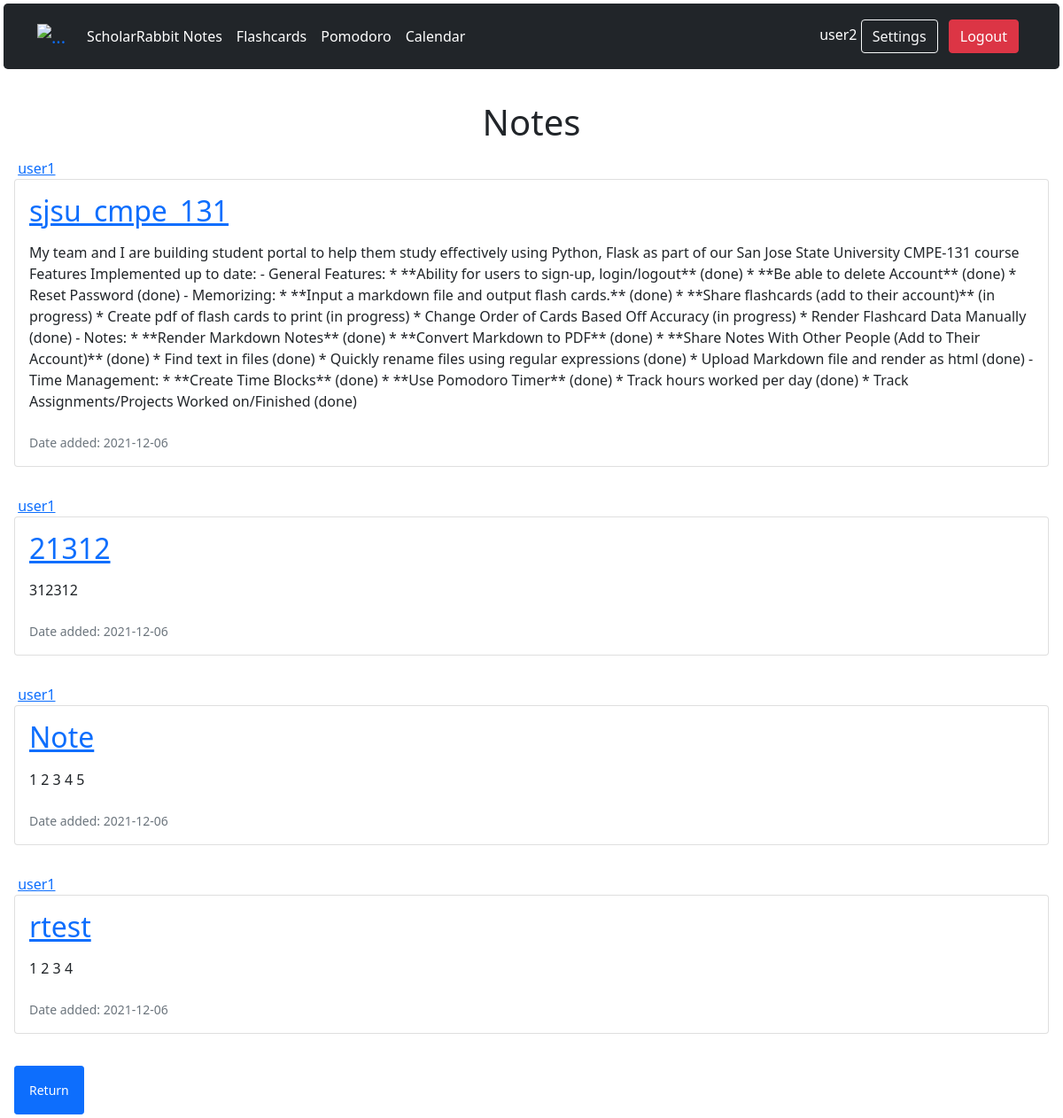
Page /search (signed in) on the committed database.
### projectdir/models.py (models this page shows, shortened)
class User(database.Model, UserMixin):
    id = database.Column(database.Integer, primary_key=True)
    username = database.Column(database.String(20), unique=True, nullable=False)
    email = database.Column(database.String(120), unique=True, nullable=False)
    image_file = database.Column(database.String(20), nullable=False, default='default.jpg')
    password = database.Column(database.String(60), nullable=False)
    data_created = database.Column(database.DateTime, default=datetime.utcnow())
    notes = database.relationship('Note', backref='author', lazy=True)
    flashcards = database.relationship('Flashcard', backref='author', lazy=True)
    events = database.relationship('Events', backref='author', lazy=True)

class Note(database.Model):
    id = database.Column(database.Integer, primary_key=True)
    title = database.Column(database.String(64), nullable=False)
    date = database.Column(database.DateTime, nullable=False, default=datetime.utcnow)
    content = database.Column(database.String, nullable=False)
    user_id = database.Column(database.Integer, database.ForeignKey('user.id'), nullable=False)

### projectdir/routes.py (the view)
@app.route('/search')
@login_required
def n_search():
    q = request.args.get('q')
    if q:
        notes = Note.query.filter(Note.title.contains(q) | Note.content.contains(q))
    else:
        notes = Note.query.all()
    return render_template('notes/searched_notes.html', notes=notes, title='Notes')

### projectdir/models.py (called while the page is built)
@login_manager.user_loader
def load_user(user_id):
    return User.query.get(user_id)

### projectdir/templates/notes/searched_notes.html (shortened to what this page needs)
{% extends "layouts.html" %}
{% block content %}
    <h1 align="center"> Notes </h1>
    {% for note in notes %}
        <article class="media content-section m-3 pb-lg-3">
            <a class="mr-2" href="#">{{ note.author.username }}</a>
            <li class="card p-3">
                <div class="card-title">
                    <h2><a class="article-title card-title"
                           href="{{ url_for('note', note_id=note.id) }}">{{ note.title }}</a></h2>
                    <p class="article-content mt-3">{{ note.content }}</p>
                </div>
                <small class="text-muted">Date added: {{ note.date.strftime('%Y-%m-%d') }}</small>
            </li>
        </article>
    {% endfor %}
    <a class="btn btn-primary btn-sm mt-1 mb-1 m-3 p-3" href="{{ url_for('notes') }}"> Return </a>
{% endblock content %}

### projectdir/templates/layouts.html (shortened to what this page needs)
<!DOCTYPE html>
<html lang="en">
<head>
    <link href="https://cdn.jsdelivr.net/npm/bootstrap@5.1.1/dist/css/bootstrap.min.css" rel="stylesheet"
>
    <link rel="stylesheet" href="{{ url_for('static',filename='css/main.css') }}">
    <link rel="stylesheet" href="{{ url_for('static',filename='js/main.js') }}">
</head>
<body>
<header class="m-1 p-3 bg-dark text-white rounded-3">
    <div class="container">
        <div class="d-flex flex-wrap align-items-center justify-content-center justify-content-lg-start">
            <a class="navbar-brand">
                <img src="https://placeholder.pics/svg/150x50/888888/EEE/Logo" alt="..." height="36">
            </a>
            {% if current_user.is_authenticated %}
                <ul class="nav col-12 col-lg-auto me-lg-auto mb-2 justify-content-center mb-md-0">
                    <li><a href="{{ url_for('notes') }}" class="nav-link px-2 text-white">ScholarRabbit Notes</a></li>
                    <li><a href="{{ url_for('flashcards') }}" class="nav-link px-2 text-white">Flashcards</a></li>
                    <li><a href="{{ url_for('time') }}" class="nav-link px-2 text-white">Pomodoro</a></li>
                    <li><a href="{{ url_for('calendar') }}" class="nav-link px-2 text-white">Calendar</a></li>
                </ul>
            {% else %}
                <ul class="nav col-12 col-lg-auto me-lg-auto mb-2 justify-content-center mb-md-0">
                    <li><a href="{{ url_for('homepage') }}" class="nav-link px-2 text-white">ScholarRabbit</a></li>
                </ul>
            {% endif %}
            <div class="text-end">
                {% if current_user.is_authenticated %}
                    <a>{{ current_user.username }}</a>
                    <a href="{{ url_for('account') }}" style="text-decoration: none">
                        <button type="button" class="btn btn-outline-light me-2">Settings</button>
                    </a>
                    <a href="{{ url_for('logout') }}" style="text-decoration: none">
                        <button type="button" class="btn btn-danger me-2 ">Logout</button>
                    </a>
                {% endif %}
            </div>
        </div>
    </div>
</header>
<div class="container w-50 p-3">
</div>
{% block content %}
{% endblock content %}
</body>
</html>

### projectdir/static/css/main.css (style rules this page uses)
html, body { margin: 0; padding: 0; height: 100%; }
:root { --pomodoro: hsl(223, 25%, 40%); --shortBreak: hsl(48, 23%, 40%); --longBreak: hsl(105, 16%, 40%); }

### rows in the picture
User: username "user2"
Note: author.username "user1", title "sjsu_cmpe_131", content "My team and I are building student portal to help them study effectively using Python, Flask as part of our San Jose State University CMPE-131 course Features Implemented up to date: - General Features: * **Ability for users to sign-up, login/logout** (done) * **Be able to delete Account** (done) * Reset Password (done) - Memorizing: * **Input a markdown file and output flash cards.** (done) * **Share flashcards (add to their account)** (in progress) * Create pdf of flash cards to print (in progress) * Change Order of Cards Based Off Accuracy (in progress) * Render Flashcard Data Manually (done) - Notes: * **Render Markdown Notes** (done) * **Convert Markdown to PDF** (done) * **Share Notes…", date "2021-12-06"
Note: author.username "user1", title "21312", content "312312", date "2021-12-06"
Note: author.username "user1", title "Note", content "1 2 3 4 5", date "2021-12-06"
Note: author.username "user1", title "rtest", content "1 2 3 4", date "2021-12-06"
